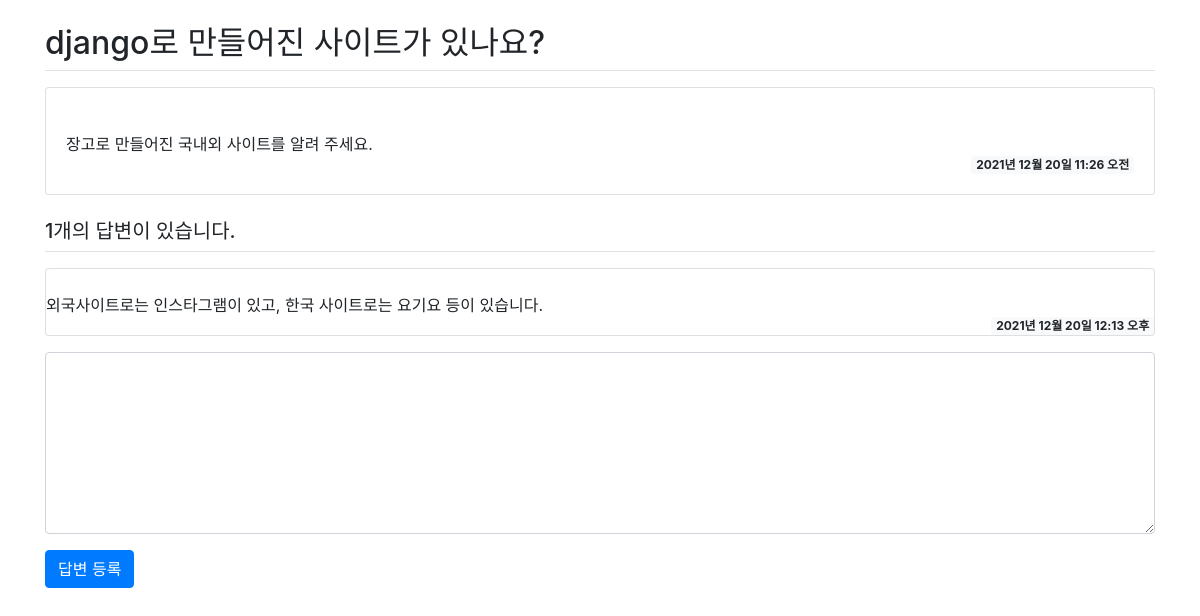
The app's page /board/1/, older data.
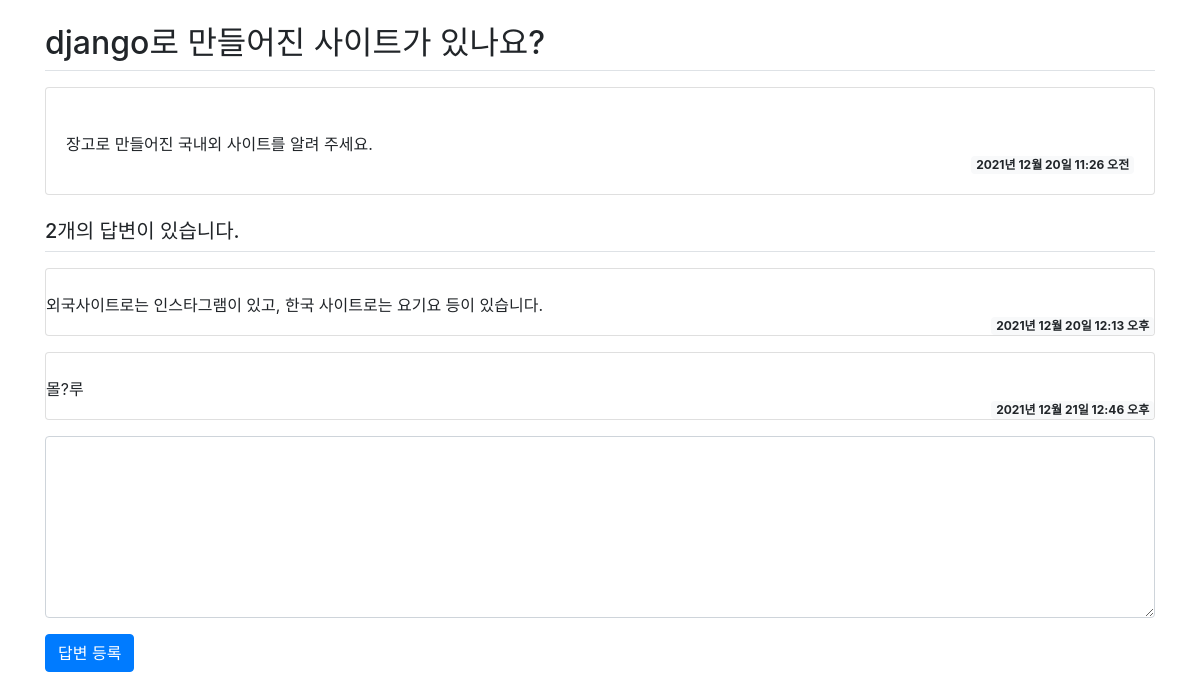
The same page, newer data.
### board/models.py (models this page shows, shortened)
class Question(models.Model):
    subject = models.CharField(max_length=100)  # 제목 칼럼
    content = models.TextField()                # 내용
    create_date = models.DateTimeField()        # 작성일

class Answer(models.Model):
    question = models.ForeignKey(Question, on_delete=models.CASCADE)    # 외래키, 제목
    content = models.TextField()    # 답변 내용
    create_date = models.DateTimeField()    # 답변 작성일

### board/views.py (the view)
# urls.py: path('<int:question_id>/', views.detail, name='detail'),
def detail(request, question_id):
    question = Question.objects.get(id=question_id)
    return render(request, 'board/detail.html', {'question': question})

### templates/board/detail.html (shortened to what this page needs)
{% extends 'base.html' %}
{% block content %}
<div class="container my-3">
    <h2 class="border-bottom py-2">{{ question.subject }}</h2>
    <div class="card my-3">
        <div class="card-body">
            <div class="card-text" style="white-space:pre-line">
                {{ question.content }}
            </div>
            <div class="d-flex justify-content-end">
                <div class="badge badge-light">
                    {{ question.create_date }}
                </div>
            </div>
        </div>
    </div>
    <h5 class="border-bottom my-3 py-2">
        {{ question.answer_set.count }}개의 답변이 있습니다.
    </h5>
    {% for answer in question.answer_set.all %}
    <div class="card my-3">
        <div class="card-text" style="white-space:pre-line">
            {{ answer.content }}
        </div>
        <div class="d-flex justify-content-end">
            <div class="badge badge-light">
                {{ answer.create_date }}
            </div>
        </div>
    </div>
    {% endfor %}
    <form action="{% url 'board:answer_create' question.id %}" method="post">
        <div class="form-group">
            <textarea name="content" rows="7" cols="50" class="form-control"></textarea>
        </div>
        <input type="submit" value="답변 등록" class="btn btn-primary">
    </form>
</div>
{% endblock %}

Row changes from the older to the newer data that the page shows:
computed for Question "django로 만들어진 사이트가 있나요?": answer_set.count "1" → "2"
added Answer: content "몰?루", create_date "2021년 12월 21일 12:46 오후"
